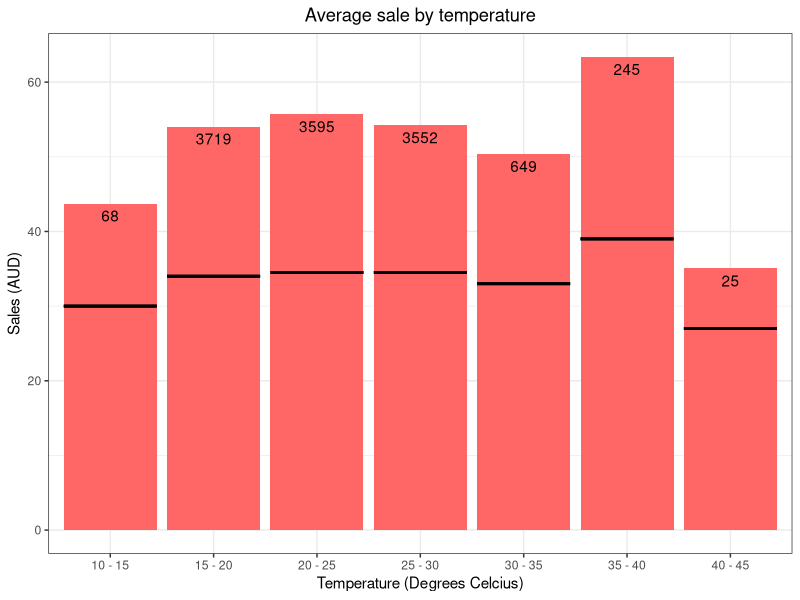
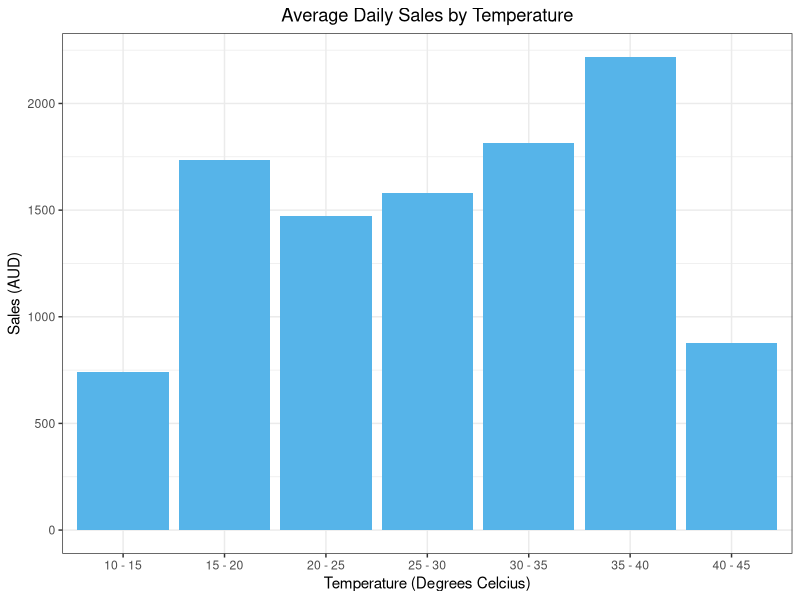
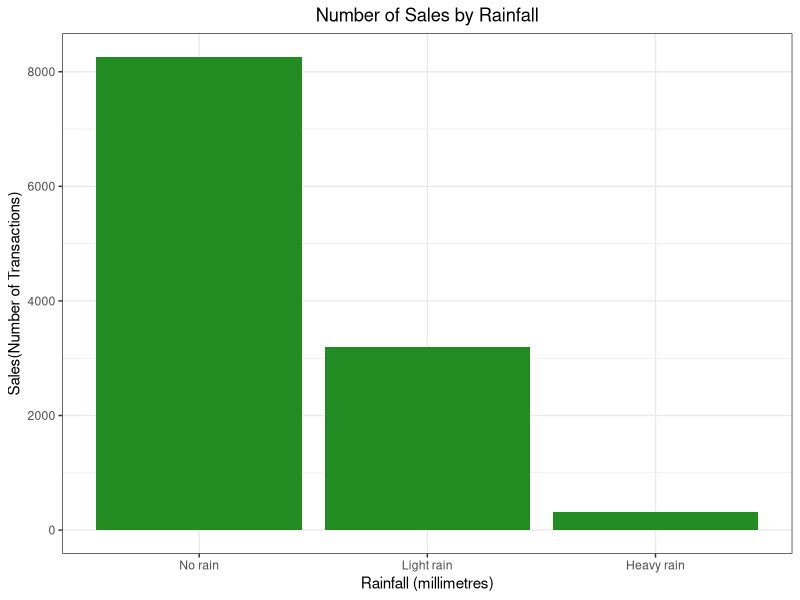
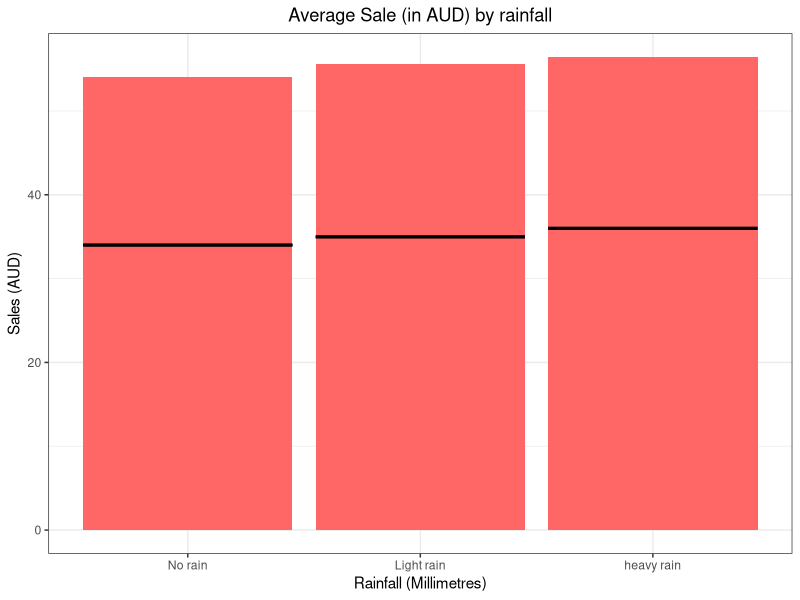
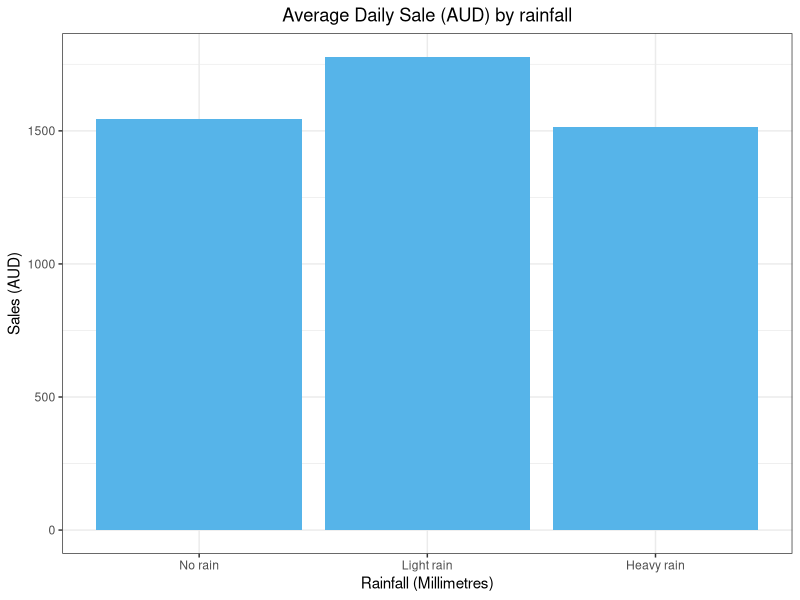
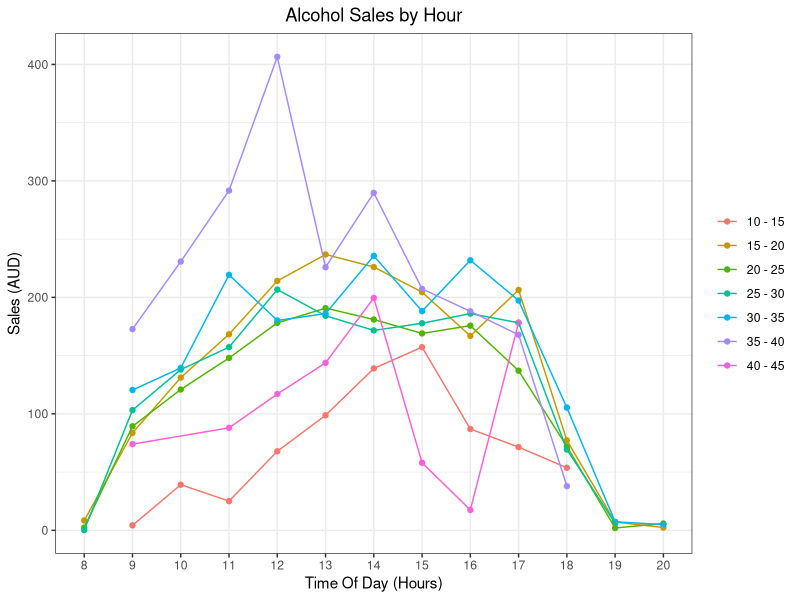
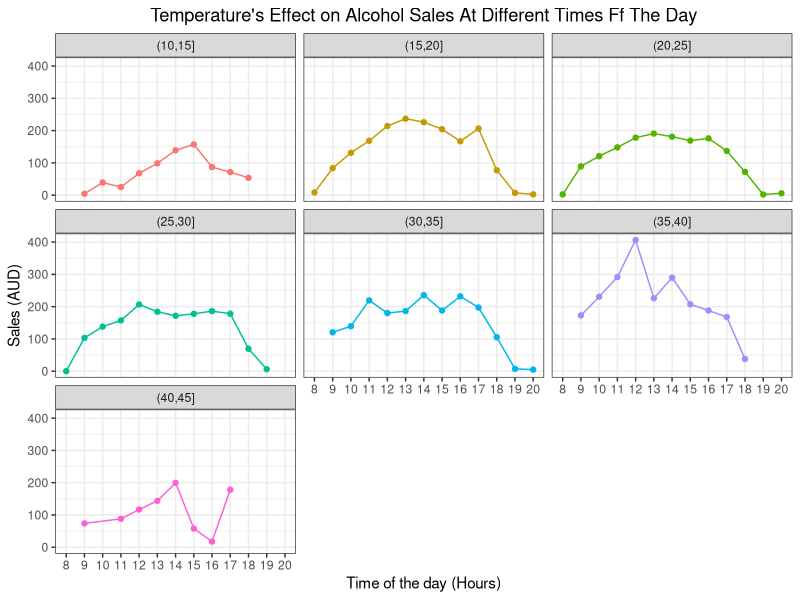

The R script that drew these images, in order:
## ---- chunk 1
#cat(readLines('ProcessData.py'), sep='\n')
## ---- chunk 2
#This prevents strings from being factorised which keeps Date as Date
options(stringsAsFactors = FALSE)
# LOAD DATA
library(ggplot2)
library(tidyr)
library(xtable)
library(knitr)
library(dplyr)
data = read.csv("data/ProcessedData.csv")
#Looking for data that is greater or equal to 1 dollar to remove any outlying sales
data <- data[data$Total >= 1,]

#Convert date to date format
# convert date column to date type and format to Australian date standards
data$Date <- format(as.Date(data$Date), "%d-%m-%Y")

# view R class of data
#class(data$DATE)
## [1] "Date"

# view results
#head(data$DATE)
## [1] "2013-08-21" "2013-08-26" "2013-08-27" "2013-09-01" "2013-09-09"
## [6] "2013-09-10"
# Quick look at top 6 rows of data
head(data)

## Size of data
#dim(data)

## R's classification of data
#class(data)
## R's classification of variables
#str(data$Total)
## ---- chunk 3
#The temperature is a quantitative variable. We start by changing it to a qualitative one using ranges that cover 5 degrees Celcius
temp = data$Maximum.temperature..Degree.C.
data$tempGroups = cut(temp, c(10,15,20,25,30,35,40,45))
#Take a look at overall data before looking at the graphs
heatData = data %>% drop_na(Maximum.temperature..Degree.C.)

dataFrame <- data.frame(Name = "Daily Max Temp",
                        Rows = c(nrow(data)-nrow(heatData)),
                        Class = c(class(temp)),
                        Min = c(min(temp)),
                        Max = c(max(temp)),
                        Mean = c(mean(temp)),
                        Median = c(median(temp)))

#Do the same for the sales data
sales = data$Total
salesData = data %>% drop_na(Total)
salesFrame <- data.frame(Name = "Sales",
                         Rows = c(nrow(data) - nrow(salesData)),
                         Class = c(class(temp)),
                         Min = c(min(sales)),
                         Max = c(max(sales)),
                         Mean = c(mean(sales)),
                         Median = c(median(sales))
                         )
newdf <- rbind(dataFrame, salesFrame)
kable(newdf, caption= "Variable Data Classification", col.names = c("Name"," Missing", "Type", "Minimum", "Maximum", "Mean", "Median"))
## ---- chunk 4
#Transaction sizes for each temperature range
meanPerPerson = aggregate(data$Total ~ data$tempGroups, data, mean)
medPerPerson = aggregate(data$Total ~ data$tempGroups, data, median)
transactions = merge(x = meanPerPerson, y = medPerPerson, by='data$tempGroups')
names(transactions) = c('Temperature', 'Mean_total', 'Median_total')

Fre <- as.data.frame(table(data$tempGroups))
colnames(Fre)[1] <- "tempGroups" 
Fre$lab <- as.character(Fre$Freq)

#Barplot for average money spent with median lines

ggplot(transactions, aes(Temperature, Mean_total), label = Fre$Freq) + geom_bar(stat="identity", position = "dodge", fill = "#FF6666") + ggtitle("Average sale by temperature") + ylab("Sales (AUD)") + xlab("Temperature (Degrees Celcius)") + theme_bw() + theme(plot.title = element_text(hjust = 0.5)) + geom_errorbar(data=transactions, aes(Temperature, ymax = Median_total, ymin = Median_total), size=1, linetype = "solid", inherit.aes = F, width = 0.9) + geom_text(aes(label = Fre$Freq), position = position_dodge(width = 0.9), vjust = 1.5) + scale_x_discrete(labels = c('10 - 15','15 - 20','20 - 25', '25 - 30', '30 - 35', '35 - 40', '40 - 45'))


## ---- chunk 5
 
 #Total money spent for each temperature range
 totalPerDay = aggregate(data$Total ~ data$tempGroups, data, sum)
 nrOfDaysPerTemp = aggregate(data$Date ~ data$tempGroups, data, function(x) length(unique(x)))
 totals = merge(x = totalPerDay, y = nrOfDaysPerTemp, by='data$tempGroups')
 names(totals) = c('Temperature', 'Total', 'NrOfDays')
 totals['meanPerDay'] = round(totals$Total / totals$NrOfDays, 1)
 
 ggplot(totals, aes(Temperature, meanPerDay)) + geom_bar(stat="identity", position = "dodge") + geom_bar(stat="identity", position = "dodge", fill = "#56B4E9") + ggtitle("Average Daily Sales by Temperature") + ylab("Sales (AUD)") + xlab("Temperature (Degrees Celcius)") + theme_bw() + theme(plot.title = element_text(hjust = 0.5)) + scale_x_discrete(labels = c('10 - 15','15 - 20','20 - 25', '25 - 30', '30 - 35', '35 - 40', '40 - 45'))

 
## ---- chunk 6
rainData = data %>% drop_na(Rainfall.amount..millimetres.)
rain = rainData$Rainfall.amount..millimetres.

#We start by changing the rainfall from a quantitative variable to a qualitative one
rainData$rainGroups = cut(rain, c(0,0.1,15,70), include.lowest = TRUE)

#Transaction sizes for each temperature range
meanPerPerson = aggregate(rainData$Total ~ rainData$rainGroups, rainData, mean)
medPerPerson = aggregate(rainData$Total ~ rainData$rainGroups, data, median)
transactions = merge(x = meanPerPerson, y = medPerPerson, by='rainData$rainGroups')
names(transactions) = c('Rainfall', 'Mean_total', 'Median_total')


dataFrame <- data.frame(Name = "Rainfall Data",
                        Rows = c(nrow(data)-nrow(rainData)),
                        Class = c(class(rain)),
                        Max = c(max(rain)),
                        Min = c(min(rain)),
                        Mean = c(mean(rain)),
                        Median = c(median(rain)))

kable(dataFrame, caption="Variable data classification", col.names = c("Name", "Missing rows", "Type","Max rainfall", "Min rainfall", "Mean rainfall", "Median of rainfall"))

#Number of transactions for each rainfall range
 ggplot(rainData, aes(rainGroups)) + geom_bar(fill = "#228B22") + scale_x_discrete(labels = c('No rain','Light rain', 'Heavy rain')) + ylab("Sales(Number of Transactions)") + xlab("Rainfall (millimetres)") + theme_bw() + ggtitle("Number of Sales by Rainfall") + theme(plot.title = element_text(hjust = 0.5))

## ---- chunk 7
#Barplot for average money spent with median lines
ggplot(transactions, aes(Rainfall, Mean_total)) + geom_bar(stat="identity", position = "dodge", fill = "#FF6666") + ggtitle("Average Sale (in AUD) by rainfall") + ylab("Sales (AUD)") + xlab("Rainfall (Millimetres)") + theme_bw() + theme(plot.title = element_text(hjust = 0.5)) + geom_errorbar(data=transactions, aes(Rainfall, ymax = Median_total, ymin = Median_total), size=1, linetype = "solid", inherit.aes = F, width = 0.9) + scale_x_discrete(labels = c('No rain','Light rain', 'heavy rain'))
## ---- chunk 8
 #Total money spent for each rainfall range
 totalPerDay = aggregate(rainData$Total ~ rainData$rainGroups, rainData, sum)
 nrOfDaysPerRain = aggregate(rainData$Date ~ rainData$rainGroups, rainData, function(x) length(unique(x)))
 rainTotals = merge(x = totalPerDay, y = nrOfDaysPerRain, by='rainData$rainGroups')
 names(rainTotals) = c('Rainfall', 'Total', 'NrOfDays')
 rainTotals['meanPerDay'] = round(rainTotals$Total / rainTotals$NrOfDays, 1)
 
  ggplot(rainTotals, aes(Rainfall, meanPerDay)) + geom_bar(stat="identity", position = "dodge", fill = "#56B4E9") + scale_x_discrete(labels = c('No rain','Light rain', 'Heavy rain')) + ylab("Sales (AUD)") + xlab("Rainfall (Millimetres)") + theme_bw() + ggtitle("Average Daily Sale (AUD) by rainfall") + theme(plot.title = element_text(hjust = 0.5))
## ---- chunk 9
hour = as.integer(substr(data$Time, 0, 2))
data$timeGroups = cut(hour, seq(8,20,1))
#table(data$timeGroups)

#Total money made per time gap
timeTemp = data %>%
    group_by(timeGroups, tempGroups) %>% 
    summarize(total = sum(Total) ) 

names(nrOfDaysPerTemp) = c('tempGroups', 'nrOfDays')
timeTemp = merge(x= timeTemp, y=nrOfDaysPerTemp , on='tempGroups')
timeTemp['scaledTotal'] = timeTemp$total / timeTemp$nrOfDays

ggplot(timeTemp, aes(x = timeGroups, y = scaledTotal)) + geom_point(aes(color=tempGroups)) + geom_line(aes(color=tempGroups, group=tempGroups)) + scale_x_discrete(labels = c('8','9', '10', '11', '12', '13', '14', '15', '16', '17', '18', '19' , '20')) + ylab("Sales (AUD)") + xlab("Time Of Day (Hours)") + theme_bw() + ggtitle("Alcohol Sales by Hour") + theme(plot.title = element_text(hjust = 0.5), legend.title=element_blank()) + scale_color_hue(labels = c("10 - 15", "15 - 20", "20 - 25", "25 - 30", "30 - 35", "35 - 40", "40 - 45"))


ggplot(timeTemp, aes(x = timeGroups, y = scaledTotal)) + geom_point(aes(color=tempGroups)) + facet_wrap(~tempGroups) + geom_line(aes(color=tempGroups, group=tempGroups)) + scale_x_discrete(labels = c('8','9', '10', '11', '12', '13', '14', '15', '16', '17', '18', '19' , '20')) + ylab("Sales (AUD)") + xlab("Time of the day (Hours)") + theme_bw() + ggtitle("Temperature's Effect on Alcohol Sales At Different Times Ff The Day") + theme(plot.title = element_text(hjust = 0.5), legend.position = "none")


#ggplot(test, aes(x = timeGroups, y = total)) + geom_point() + geom_line(aes(group=tempGroups))


#average money spent by customer per transaction, note
#testMean = data %>%
#    group_by(timeGroups, tempGroups) %>% 
#    summarize(meanTotal = mean(Total) ) 
#ggplot(testMean, aes(x = timeGroups, y = meanTotal)) + geom_point() + facet_wrap(~tempGroups)
